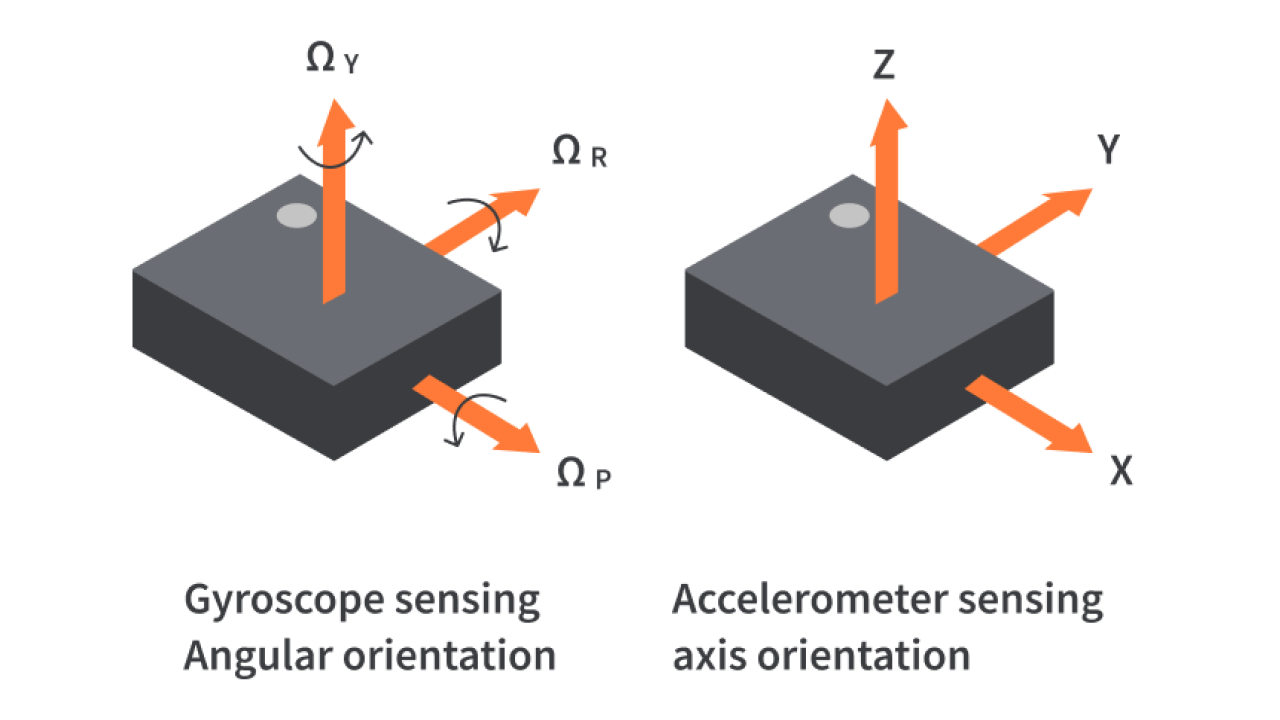
#> input picture images/how-do-accelerometers-and-gyroscopes-work.jpg, 2560 x 1440 px, given in place of the camera (shown at 1/2 size)
$ python opencv_test.py
#> lines starting #> are read from the running program, lines starting #| are printed output that depends on the picture
import cv2
import numpy as np

class ColorFilter:
    def __init__(self):
        # HSV değerleri için başlangıç değerleri
        self.h_min = 100  # Mavi için preset
        self.h_max = 130
        self.s_min = 120
        self.s_max = 255
        self.v_min = 70
        self.v_max = 255

        # RGB değerleri için başlangıç değerleri (Mavi preset)
        self.r_min = 0
        self.r_max = 100
        self.g_min = 0
        self.g_max = 100
        self.b_min = 150
        self.b_max = 255

        # Filtreleme modu (True: HSV, False: RGB)
        self.use_hsv = True

        # Pencere isimleri
        self.window_name = "Orijinal Görüntü"
        self.filtered_window = "Filtrelenmiş Görüntü"
        self.control_window = "Renk Kontrolleri"

        # Kamera başlat
        self.cap = cv2.VideoCapture(0)

        if not self.cap.isOpened():
            print("Kamera açılamadı! Varsayılan test görüntüsü kullanılacak.")
            self.use_camera = False
        else:
            self.use_camera = True

        self.setup_trackbars()

    def setup_trackbars(self):
        """HSV ve RGB değerlerini kontrol etmek için trackbar'ları oluştur"""
        cv2.namedWindow(self.control_window, cv2.WINDOW_NORMAL)
        cv2.resizeWindow(self.control_window, 500, 600)

        # Mod seçici
        cv2.createTrackbar('Mode (0:HSV 1:RGB)', self.control_window, 0, 1, self.switch_mode)

        # HSV Trackbar'ları
        cv2.createTrackbar('H Min', self.control_window, self.h_min, 179, self.update_h_min)
        cv2.createTrackbar('H Max', self.control_window, self.h_max, 179, self.update_h_max)
        cv2.createTrackbar('S Min', self.control_window, self.s_min, 255, self.update_s_min)
        cv2.createTrackbar('S Max', self.control_window, self.s_max, 255, self.update_s_max)
        cv2.createTrackbar('V Min', self.control_window, self.v_min, 255, self.update_v_min)
        cv2.createTrackbar('V Max', self.control_window, self.v_max, 255, self.update_v_max)

        # RGB Trackbar'ları
        cv2.createTrackbar('R Min', self.control_window, self.r_min, 255, self.update_r_min)
        cv2.createTrackbar('R Max', self.control_window, self.r_max, 255, self.update_r_max)
        cv2.createTrackbar('G Min', self.control_window, self.g_min, 255, self.update_g_min)
        cv2.createTrackbar('G Max', self.control_window, self.g_max, 255, self.update_g_max)
        cv2.createTrackbar('B Min', self.control_window, self.b_min, 255, self.update_b_min)
        cv2.createTrackbar('B Max', self.control_window, self.b_max, 255, self.update_b_max)

        # Ön tanımlı renk filtreleri için butonlar
        cv2.createTrackbar('HSV Preset', self.control_window, 2, 4, self.apply_hsv_preset)  # Başlangıçta mavi
        cv2.createTrackbar('RGB Preset', self.control_window, 2, 4, self.apply_rgb_preset)  # Başlangıçta mavi

        # Bilgi etiketi oluştur
        self.create_info_window()

    def create_info_window(self):
        """Bilgi penceresi oluştur"""
        info_img = np.zeros((300, 450, 3), dtype=np.uint8)
        cv2.putText(info_img, 'RENK FILTRESI KONTROLLERI', (10, 25), cv2.FONT_HERSHEY_SIMPLEX, 0.6, (255, 255, 255), 2)

        cv2.putText(info_img, 'Mode:', (10, 60), cv2.FONT_HERSHEY_SIMPLEX, 0.6, (0, 255, 255), 1)
        cv2.putText(info_img, '0: HSV Filtreleme', (10, 80), cv2.FONT_HERSHEY_SIMPLEX, 0.5, (255, 255, 255), 1)
        cv2.putText(info_img, '1: RGB Filtreleme', (10, 100), cv2.FONT_HERSHEY_SIMPLEX, 0.5, (255, 255, 255), 1)

        cv2.putText(info_img, 'HSV Preset Renkler:', (10, 135), cv2.FONT_HERSHEY_SIMPLEX, 0.6, (0, 255, 255), 1)
        cv2.putText(info_img, '0: Manuel  1: Kirmizi  2: Mavi', (10, 155), cv2.FONT_HERSHEY_SIMPLEX, 0.4, (255, 255, 255), 1)
        cv2.putText(info_img, '3: Yesil   4: Sari', (10, 175), cv2.FONT_HERSHEY_SIMPLEX, 0.4, (255, 255, 255), 1)

        cv2.putText(info_img, 'RGB Preset Renkler:', (10, 205), cv2.FONT_HERSHEY_SIMPLEX, 0.6, (0, 255, 255), 1)
        cv2.putText(info_img, '0: Manuel  1: Kirmizi  2: Mavi', (10, 225), cv2.FONT_HERSHEY_SIMPLEX, 0.4, (255, 255, 255), 1)
        cv2.putText(info_img, '3: Yesil   4: Sari', (10, 245), cv2.FONT_HERSHEY_SIMPLEX, 0.4, (255, 255, 255), 1)

        cv2.putText(info_img, 'ESC: Cikis', (10, 280), cv2.FONT_HERSHEY_SIMPLEX, 0.5, (0, 0, 255), 1)
        cv2.imshow('Bilgi', info_img)
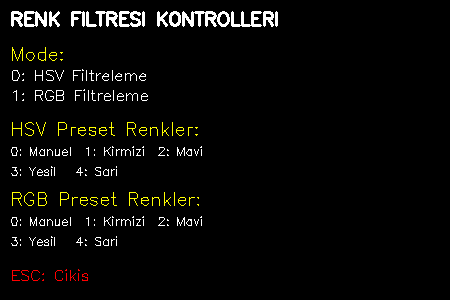
#> window 'Bilgi': shape (300, 450, 3); mean B, G, R 7.1, 9, 9.3

    # [4 lines left out: function switch_mode, not called in this run]

    # HSV Trackbar callback fonksiyonları
    def update_h_min(self, val):
        self.h_min = val

    def update_h_max(self, val):
        self.h_max = val

    def update_s_min(self, val):
        self.s_min = val

    def update_s_max(self, val):
        self.s_max = val

    def update_v_min(self, val):
        self.v_min = val

    def update_v_max(self, val):
        self.v_max = val

    # RGB Trackbar callback fonksiyonları
    def update_r_min(self, val):
        self.r_min = val

    def update_r_max(self, val):
        self.r_max = val

    def update_g_min(self, val):
        self.g_min = val

    def update_g_max(self, val):
        self.g_max = val

    def update_b_min(self, val):
        self.b_min = val

    def update_b_max(self, val):
        self.b_max = val

    # [64 lines left out: functions apply_hsv_preset, apply_rgb_preset, set_hsv_values, set_rgb_values, create_test_image, not called in this run]

    def apply_hsv_filter(self, frame):
        """HSV renk filtresini uygula"""
        # BGR'dan HSV'ye dönüştür
        hsv = cv2.cvtColor(frame, cv2.COLOR_BGR2HSV)

        # HSV aralığını tanımla
        lower_bound = np.array([self.h_min, self.s_min, self.v_min])
        upper_bound = np.array([self.h_max, self.s_max, self.v_max])

        # Maskeyi oluştur
        mask = cv2.inRange(hsv, lower_bound, upper_bound)

        return mask

    # [10 lines left out: function apply_rgb_filter, not called in this run]

    def apply_color_filter(self, frame):
        """Seçilen moda göre renk filtresini uygula"""
        if self.use_hsv:
            mask = self.apply_hsv_filter(frame)
        else:
            mask = self.apply_rgb_filter(frame)

        # Morfolojik işlemler ile gürültüyü azalt
        kernel = np.ones((3, 3), np.uint8)
        mask = cv2.morphologyEx(mask, cv2.MORPH_OPEN, kernel)
        mask = cv2.morphologyEx(mask, cv2.MORPH_CLOSE, kernel)

        # Maskeyi orijinal görüntüye uygula
        filtered = cv2.bitwise_and(frame, frame, mask=mask)

        return filtered, mask

    def add_info_overlay(self, frame):
        """Görüntüye bilgi metni ekle"""
        if self.use_hsv:
            info_text = f"HSV: H({self.h_min}-{self.h_max}) S({self.s_min}-{self.s_max}) V({self.v_min}-{self.v_max})"
            mode_text = "Mod: HSV"
        else:
            info_text = f"RGB: R({self.r_min}-{self.r_max}) G({self.g_min}-{self.g_max}) B({self.b_min}-{self.b_max})"
            mode_text = "Mod: RGB"

        # Arka plan için siyah dikdörtgen
        cv2.rectangle(frame, (5, 5), (640, 65), (0, 0, 0), -1)

        # Mod bilgisi
        cv2.putText(frame, mode_text, (10, 25), cv2.FONT_HERSHEY_SIMPLEX, 0.6, (0, 255, 255), 2)

        # Değer bilgisi
        cv2.putText(frame, info_text, (10, 50), cv2.FONT_HERSHEY_SIMPLEX, 0.5, (255, 255, 255), 1)

        return frame

    def run(self):
        """Ana döngü"""
        print("Renk Filtresi Başlatıldı!")
        print("- Mode trackbar'ı ile HSV/RGB arasında geçiş yapın")
        print("- Preset trackbar'ları ile hızlı renk seçimi yapın")
        print("- Değer trackbar'ları ile hassas ayar yapın")
        print("- Başlangıçta mavi renk filtresi aktif")
        print("- Çıkmak için ESC tuşuna basın")

        while True:
            if self.use_camera:
                ret, frame = self.cap.read()
#> frame is the input picture: shape (1440, 2560, 3); mean B, G, R 224.8, 225.3, 227.7
                if not ret:
                    print("Kameradan görüntü alınamadı!")
                    break
            else:
                frame = self.create_test_image()

            # Görüntüyü yeniden boyutlandır
            frame = cv2.resize(frame, (640, 480))
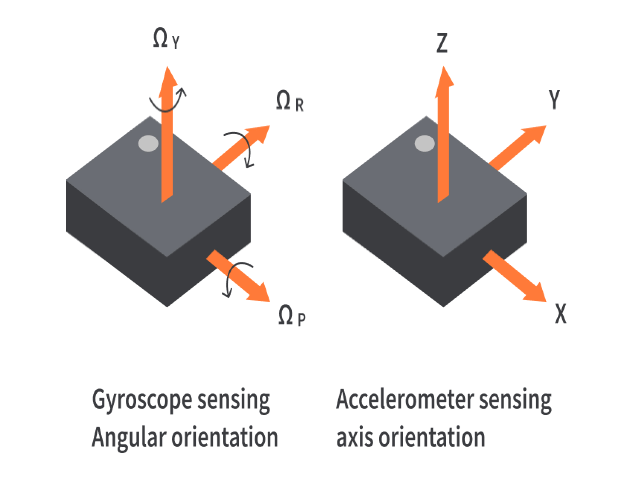
#> frame: shape (480, 640, 3); mean B, G, R 224.8, 225.3, 227.7

            # Renk filtresini uygula
            filtered_frame, mask = self.apply_color_filter(frame)
#> in apply_hsv_filter, `hsv = cv2.cvtColor(frame, cv2.COLOR_BGR2HSV)`: hsv: shape (480, 640, 3); mean H, S, V 18.9, 7.4, 228.9
#> in apply_hsv_filter, `mask = cv2.inRange(hsv, lower_bound, upper_bound)`: mask: shape (480, 640); every value is 0
#> in apply_color_filter, `filtered = cv2.bitwise_and(frame, frame, mask=mask)`: filtered: shape (480, 640, 3); every value is 0

            # Bilgi overlay'ini ekle
            frame_with_info = self.add_info_overlay(frame.copy())
#> in add_info_overlay, `cv2.rectangle(frame, (5, 5), (640, 65), (0, 0, 0), -1)`:
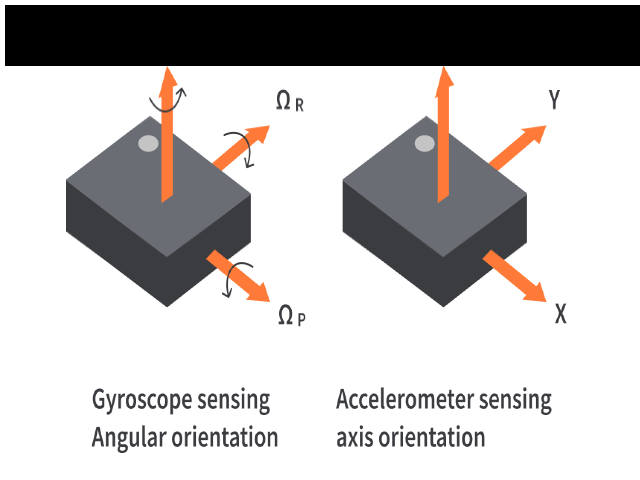
#> frame: shape (480, 640, 3); mean of channels 0, 1, 2 192.8, 193.3, 195.7; drawn as B, G, R
            filtered_with_info = self.add_info_overlay(filtered_frame.copy())
#> in add_info_overlay (call 2), `cv2.putText(frame, info_text, (10, 50), cv2.FONT_HERSHEY_SIMPLEX, 0.5,..`:
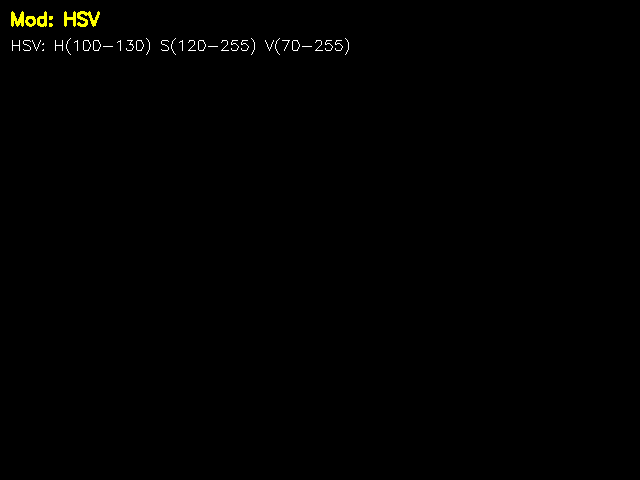
#> frame: shape (480, 640, 3); mean of channels 0, 1, 2 0.6, 1.1, 1.1; drawn as B, G, R

            # Görüntüleri göster
            cv2.imshow(self.window_name, frame_with_info)
            cv2.imshow(self.filtered_window, filtered_with_info)
            cv2.imshow('Maske', mask)

            # ESC tuşu ile çıkış
            key = cv2.waitKey(1) & 0xFF
#> (key Esc is pressed here)
            if key == 27:  # ESC
                break

        # Temizlik
        if self.use_camera:
            self.cap.release()
        cv2.destroyAllWindows()

if __name__ == "__main__":
    try:
        color_filter = ColorFilter()
        color_filter.run()
    except KeyboardInterrupt:
        print("\nProgram kullanıcı tarafından durduruldu.")
    except Exception as e:
        print(f"Hata oluştu: {e}")
        cv2.destroyAllWindows()
